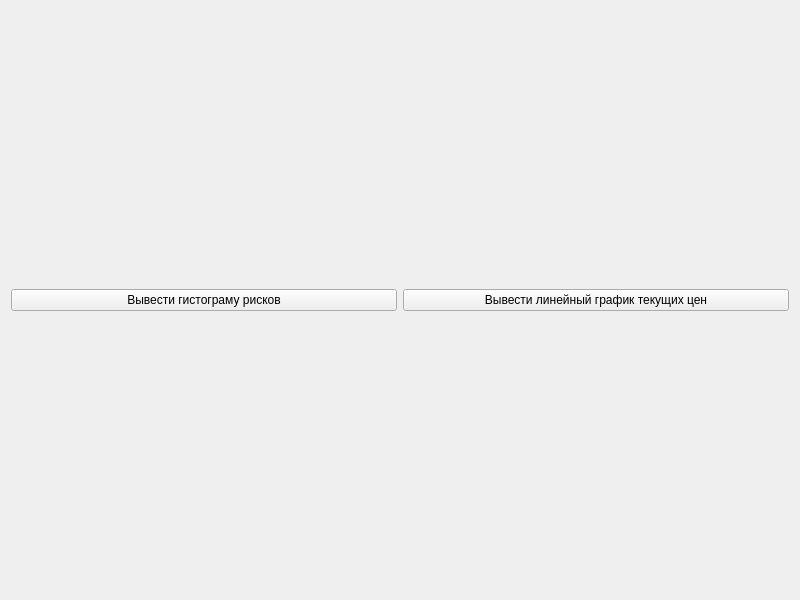
<?xml version="1.0" encoding="UTF-8"?>
<ui version="4.0">
 <class>Form</class>
 <widget class="QWidget" name="Form">
  <property name="geometry">
   <rect>
    <x>0</x>
    <y>0</y>
    <width>800</width>
    <height>600</height>
   </rect>
  </property>
  <property name="windowTitle">
   <string>Form</string>
  </property>
  <layout class="QGridLayout" name="gridLayout">
   <item row="0" column="0">
    <layout class="QGridLayout" name="gridLayout_2">
     <item row="0" column="0">
      <widget class="QPushButton" name="histogram">
       <property name="text">
        <string>Вывести гистограму рисков</string>
       </property>
      </widget>
     </item>
     <item row="0" column="1">
      <widget class="QPushButton" name="linear">
       <property name="text">
        <string>Вывести линейный график текущих цен</string>
       </property>
      </widget>
     </item>
    </layout>
   </item>
  </layout>
 </widget>
 <resources/>
 <connections/>
</ui>
